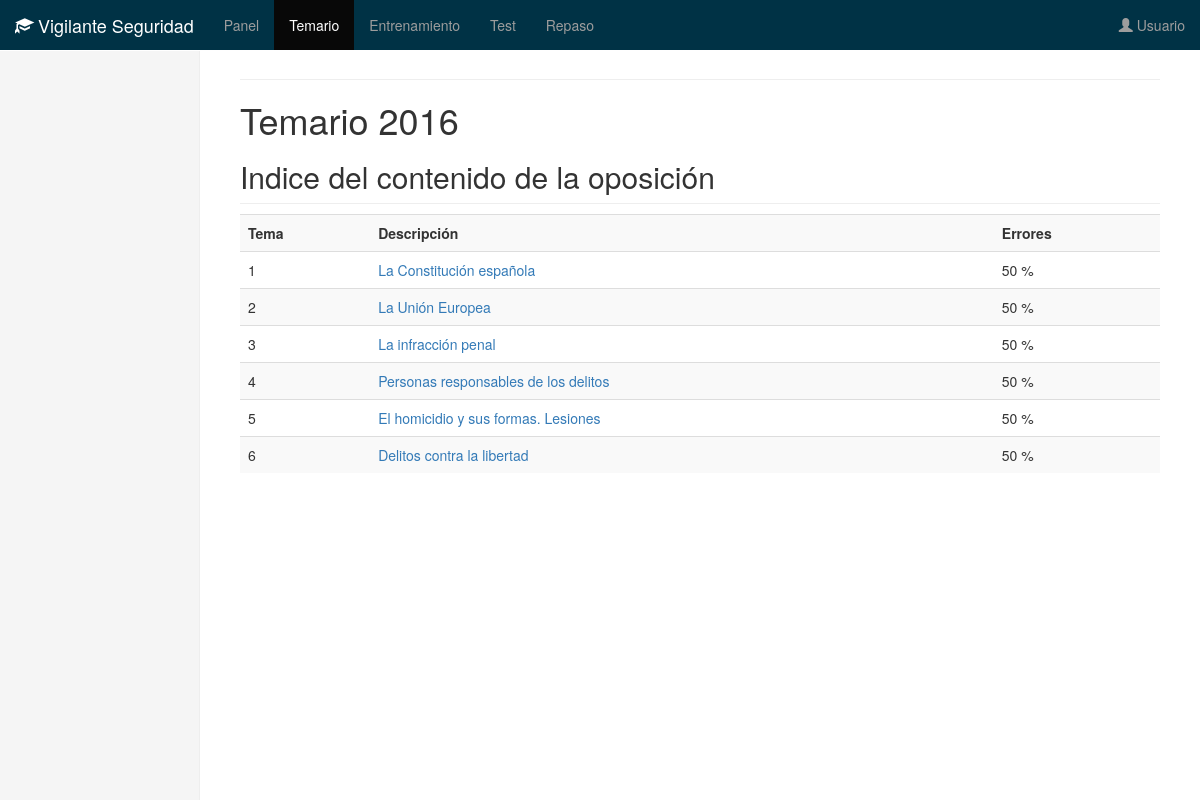
The app's page /panel/temario/ with its own data.
### examen/models.py (models this page shows, shortened)
class Tema(models.Model):
	tema = models.IntegerField()
	categoria = models.CharField(max_length=100, blank=True, null=True)
	descripcion = models.CharField(max_length=200, blank=True)
	class Meta:
		ordering = ['tema']

### examen/views.py (the view)
# urls.py: url(r'^panel/temario/$', temario.as_view(), name='temario'),
class temario(ListView):
	template_name = 'temario.html'
	model = Tema

### examen/context_processors.py (called while the page is built)
def menu(request):
	menu = {'menu': [{'nombre': 'Panel', 'url': reverse('panel')}, {'nombre': 'Temario', 'url': reverse('temario')}, {'nombre': 'Entrenamiento', 'url': reverse('entrenamiento')}, {'nombre': 'Test', 'url': reverse('test')}, {'nombre': 'Repaso', 'url': reverse('repaso')}, ]}
	for item in menu['menu']:
		if request.path == item['url']:
			item['active'] = True
	return menu

### templates/temario.html
{% extends "base.html" %}
{% block page %}
	<h1>Temario 2016</h1>
{% endblock%}
{% block seccion %}
	<h2 class="sub-header">Indice del contenido de la oposición</h2>
	<table class="table table-striped">
	<tr>
		<th>Tema</th>
		<th>Descripción</th>
		<th>Errores</th>
	</tr>
	{% for tema in  object_list %}
		<tr>
			<td>{{ tema.tema }}</td>
			<td><a href="{{ tema.tema }}">{{ tema.descripcion }}</a></td>
			<td>50 %</td>
		</tr>
	{% endfor %}
	</table>
{% endblock seccion %}

### static/css/dashboard.css (style rules this page uses)
body { padding-top: 50px; }
.sub-header { padding-bottom: 10px; border-bottom: 1px solid #eee; }

### records on screen
Tema: tema "1", descripcion "La Constitución española"
Tema: tema "2", descripcion "La Unión Europea"
Tema: tema "3", descripcion "La infracción penal"
Tema: tema "4", descripcion "Personas responsables de los delitos"
Tema: tema "5", descripcion "El homicidio y sus formas. Lesiones"
Tema: tema "6", descripcion "Delitos contra la libertad"

### other values on screen
{{ enlace.nombre }} "Panel" "Temario" "Entrenamiento" "Test" "Repaso"
